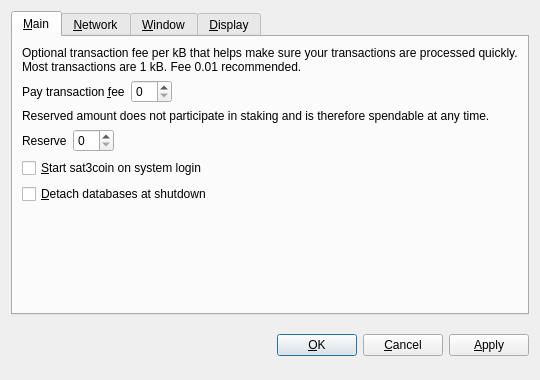
<?xml version="1.0" encoding="UTF-8"?>
<ui version="4.0">
 <class>OptionsDialog</class>
 <widget class="QDialog" name="OptionsDialog">
  <property name="geometry">
   <rect>
    <x>0</x>
    <y>0</y>
    <width>540</width>
    <height>380</height>
   </rect>
  </property>
  <property name="windowTitle">
   <string>Options</string>
  </property>
  <property name="modal">
   <bool>true</bool>
  </property>
  <layout class="QVBoxLayout" name="verticalLayout">
   <item>
    <widget class="QTabWidget" name="tabWidget">
     <property name="tabPosition">
      <enum>QTabWidget::North</enum>
     </property>
     <property name="currentIndex">
      <number>0</number>
     </property>
     <widget class="QWidget" name="tabMain">
      <attribute name="title">
       <string>&amp;Main</string>
      </attribute>
      <layout class="QVBoxLayout" name="verticalLayout_Main">
       <item>
        <widget class="QLabel" name="transactionFeeInfoLabel">
         <property name="text">
          <string>Optional transaction fee per kB that helps make sure your transactions are processed quickly. Most transactions are 1 kB. Fee 0.01 recommended.</string>
         </property>
         <property name="textFormat">
          <enum>Qt::PlainText</enum>
         </property>
         <property name="wordWrap">
          <bool>true</bool>
         </property>
        </widget>
       </item>
       <item>
        <layout class="QHBoxLayout" name="horizontalLayoutFee">
         <item>
          <widget class="QLabel" name="transactionFeeLabel">
           <property name="text">
            <string>Pay transaction &amp;fee</string>
           </property>
           <property name="textFormat">
            <enum>Qt::PlainText</enum>
           </property>
           <property name="buddy">
            <cstring>transactionFee</cstring>
           </property>
          </widget>
         </item>
         <item>
          <widget class="BitcoinAmountField" name="transactionFee"/>
         </item>
         <item>
          <spacer name="horizontalSpacerFee">
           <property name="orientation">
            <enum>Qt::Horizontal</enum>
           </property>
           <property name="sizeHint" stdset="0">
            <size>
             <width>40</width>
             <height>20</height>
            </size>
           </property>
          </spacer>
         </item>
        </layout>
       </item>
       <item>
        <widget class="QLabel" name="reserveBalanceInfoLabel">
         <property name="text">
          <string>Reserved amount does not participate in staking and is therefore spendable at any time.</string>
         </property>
         <property name="textFormat">
          <enum>Qt::PlainText</enum>
         </property>
         <property name="wordWrap">
          <bool>true</bool>
         </property>
        </widget>
       </item>
       <item>
        <layout class="QHBoxLayout" name="horizontalLayoutReserveBalance">
         <item>
          <widget class="QLabel" name="reserveBalanceLabel">
           <property name="text">
            <string>Reserve</string>
           </property>
           <property name="textFormat">
            <enum>Qt::PlainText</enum>
           </property>
           <property name="buddy">
            <cstring>reserveBalance</cstring>
           </property>
          </widget>
         </item>
         <item>
          <widget class="BitcoinAmountField" name="reserveBalance"/>
         </item>
         <item>
          <spacer name="horizontalSpacerReserveBalance">
           <property name="orientation">
            <enum>Qt::Horizontal</enum>
           </property>
           <property name="sizeHint" stdset="0">
            <size>
             <width>40</width>
             <height>20</height>
            </size>
           </property>
          </spacer>
         </item>
        </layout>
       </item>
       <item>
        <widget class="QCheckBox" name="bitcoinAtStartup">
         <property name="toolTip">
          <string>Automatically start sat3coin after logging in to the system.</string>
         </property>
         <property name="text">
          <string>&amp;Start sat3coin on system login</string>
         </property>
        </widget>
       </item>
       <item>
        <widget class="QCheckBox" name="detachDatabases">
         <property name="toolTip">
          <string>Detach block and address databases at shutdown. This means they can be moved to another data directory, but it slows down shutdown. The wallet is always detached.</string>
         </property>
         <property name="text">
          <string>&amp;Detach databases at shutdown</string>
         </property>
        </widget>
       </item>
       <item>
        <spacer name="verticalSpacer_Main">
         <property name="orientation">
          <enum>Qt::Vertical</enum>
         </property>
         <property name="sizeHint" stdset="0">
          <size>
           <width>20</width>
           <height>40</height>
          </size>
         </property>
        </spacer>
       </item>
      </layout>
     </widget>
     <widget class="QWidget" name="tabNetwork">
      <attribute name="title">
       <string>&amp;Network</string>
      </attribute>
      <layout class="QVBoxLayout" name="verticalLayout_Network">
       <item>
        <widget class="QCheckBox" name="mapPortUpnp">
         <property name="toolTip">
          <string>Automatically open the sat3coin client port on the router. This only works when your router supports UPnP and it is enabled.</string>
         </property>
         <property name="text">
          <string>Map port using &amp;UPnP</string>
         </property>
        </widget>
       </item>
       <item>
        <widget class="QCheckBox" name="connectSocks">
         <property name="toolTip">
          <string>Connect to the sat3coin network through a SOCKS proxy (e.g. when connecting through Tor).</string>
         </property>
         <property name="text">
          <string>&amp;Connect through SOCKS proxy:</string>
         </property>
        </widget>
       </item>
       <item>
        <layout class="QHBoxLayout" name="horizontalLayout_Network">
         <item>
          <widget class="QLabel" name="proxyIpLabel">
           <property name="text">
            <string>Proxy &amp;IP:</string>
           </property>
           <property name="textFormat">
            <enum>Qt::PlainText</enum>
           </property>
           <property name="buddy">
            <cstring>proxyIp</cstring>
           </property>
          </widget>
         </item>
         <item>
          <widget class="QValidatedLineEdit" name="proxyIp">
           <property name="maximumSize">
            <size>
             <width>140</width>
             <height>16777215</height>
            </size>
           </property>
           <property name="toolTip">
            <string>IP address of the proxy (e.g. 127.0.0.1)</string>
           </property>
          </widget>
         </item>
         <item>
          <widget class="QLabel" name="proxyPortLabel">
           <property name="text">
            <string>&amp;Port:</string>
           </property>
           <property name="textFormat">
            <enum>Qt::PlainText</enum>
           </property>
           <property name="buddy">
            <cstring>proxyPort</cstring>
           </property>
          </widget>
         </item>
         <item>
          <widget class="QLineEdit" name="proxyPort">
           <property name="maximumSize">
            <size>
             <width>55</width>
             <height>16777215</height>
            </size>
           </property>
           <property name="toolTip">
            <string>Port of the proxy (e.g. 9050)</string>
           </property>
          </widget>
         </item>
         <item>
          <widget class="QLabel" name="socksVersionLabel">
           <property name="text">
            <string>SOCKS &amp;Version:</string>
           </property>
           <property name="textFormat">
            <enum>Qt::PlainText</enum>
           </property>
           <property name="buddy">
            <cstring>socksVersion</cstring>
           </property>
          </widget>
         </item>
         <item>
          <widget class="QValueComboBox" name="socksVersion">
           <property name="toolTip">
            <string>SOCKS version of the proxy (e.g. 5)</string>
           </property>
          </widget>
         </item>
         <item>
          <spacer name="horizontalSpacer_Network">
           <property name="orientation">
            <enum>Qt::Horizontal</enum>
           </property>
           <property name="sizeHint" stdset="0">
            <size>
             <width>40</width>
             <height>20</height>
            </size>
           </property>
          </spacer>
         </item>
        </layout>
       </item>
       <item>
        <spacer name="verticalSpacer_Network">
         <property name="orientation">
          <enum>Qt::Vertical</enum>
         </property>
         <property name="sizeHint" stdset="0">
          <size>
           <width>20</width>
           <height>40</height>
          </size>
         </property>
        </spacer>
       </item>
      </layout>
     </widget>
     <widget class="QWidget" name="tabWindow">
      <attribute name="title">
       <string>&amp;Window</string>
      </attribute>
      <layout class="QVBoxLayout" name="verticalLayout_Window">
       <item>
        <widget class="QCheckBox" name="minimizeToTray">
         <property name="toolTip">
          <string>Show only a tray icon after minimizing the window.</string>
         </property>
         <property name="text">
          <string>&amp;Minimize to the tray instead of the taskbar</string>
         </property>
        </widget>
       </item>
       <item>
        <widget class="QCheckBox" name="minimizeOnClose">
         <property name="toolTip">
          <string>Minimize instead of exit the application when the window is closed. When this option is enabled, the application will be closed only after selecting Quit in the menu.</string>
         </property>
         <property name="text">
          <string>M&amp;inimize on close</string>
         </property>
        </widget>
       </item>
       <item>
        <spacer name="verticalSpacer_Window">
         <property name="orientation">
          <enum>Qt::Vertical</enum>
         </property>
         <property name="sizeHint" stdset="0">
          <size>
           <width>20</width>
           <height>40</height>
          </size>
         </property>
        </spacer>
       </item>
      </layout>
     </widget>
     <widget class="QWidget" name="tabDisplay">
      <attribute name="title">
       <string>&amp;Display</string>
      </attribute>
      <layout class="QVBoxLayout" name="verticalLayout_Display">
       <item>
        <layout class="QHBoxLayout" name="horizontalLayout_1_Display">
         <item>
          <widget class="QLabel" name="langLabel">
           <property name="text">
            <string>User Interface &amp;language:</string>
           </property>
           <property name="textFormat">
            <enum>Qt::PlainText</enum>
           </property>
           <property name="buddy">
            <cstring>lang</cstring>
           </property>
          </widget>
         </item>
         <item>
          <widget class="QValueComboBox" name="lang">
           <property name="toolTip">
            <string>The user interface language can be set here. This setting will take effect after restarting sat3coin.</string>
           </property>
          </widget>
         </item>
        </layout>
       </item>
       <item>
        <layout class="QHBoxLayout" name="horizontalLayout_2_Display">
         <item>
          <widget class="QLabel" name="unitLabel">
           <property name="text">
            <string>&amp;Unit to show amounts in:</string>
           </property>
           <property name="textFormat">
            <enum>Qt::PlainText</enum>
           </property>
           <property name="buddy">
            <cstring>unit</cstring>
           </property>
          </widget>
         </item>
         <item>
          <widget class="QValueComboBox" name="unit">
           <property name="toolTip">
            <string>Choose the default subdivision unit to show in the interface and when sending coins.</string>
           </property>
          </widget>
         </item>
        </layout>
       </item>
       <item>
        <widget class="QCheckBox" name="displayAddresses">
         <property name="toolTip">
          <string>Whether to show sat3coin addresses in the transaction list or not.</string>
         </property>
         <property name="text">
          <string>&amp;Display addresses in transaction list</string>
         </property>
        </widget>
       </item>
       <item>
        <widget class="QCheckBox" name="coinControlFeatures">
         <property name="toolTip">
          <string>Whether to show coin control features or not.</string>
         </property>
         <property name="text">
          <string>Display coin &amp;control features (experts only!)</string>
         </property>
        </widget>
       </item>
       <item>
        <spacer name="verticalSpacer_Display">
         <property name="orientation">
          <enum>Qt::Vertical</enum>
         </property>
         <property name="sizeHint" stdset="0">
          <size>
           <width>20</width>
           <height>40</height>
          </size>
         </property>
        </spacer>
       </item>
      </layout>
     </widget>
    </widget>
   </item>
   <item>
    <layout class="QHBoxLayout" name="horizontalLayout_Buttons">
     <item>
      <spacer name="horizontalSpacer_1">
       <property name="orientation">
        <enum>Qt::Horizontal</enum>
       </property>
       <property name="sizeHint" stdset="0">
        <size>
         <width>40</width>
         <height>48</height>
        </size>
       </property>
      </spacer>
     </item>
     <item>
      <widget class="QLabel" name="statusLabel">
       <property name="font">
        <font>
         <weight>75</weight>
         <bold>true</bold>
        </font>
       </property>
       <property name="text">
        <string/>
       </property>
       <property name="textFormat">
        <enum>Qt::PlainText</enum>
       </property>
       <property name="wordWrap">
        <bool>true</bool>
       </property>
      </widget>
     </item>
     <item>
      <spacer name="horizontalSpacer_2">
       <property name="orientation">
        <enum>Qt::Horizontal</enum>
       </property>
       <property name="sizeHint" stdset="0">
        <size>
         <width>40</width>
         <height>48</height>
        </size>
       </property>
      </spacer>
     </item>
     <item>
      <widget class="QPushButton" name="okButton">
       <property name="text">
        <string>&amp;OK</string>
       </property>
      </widget>
     </item>
     <item>
      <widget class="QPushButton" name="cancelButton">
       <property name="text">
        <string>&amp;Cancel</string>
       </property>
       <property name="autoDefault">
        <bool>false</bool>
       </property>
      </widget>
     </item>
     <item>
      <widget class="QPushButton" name="applyButton">
       <property name="text">
        <string>&amp;Apply</string>
       </property>
       <property name="autoDefault">
        <bool>false</bool>
       </property>
      </widget>
     </item>
    </layout>
   </item>
  </layout>
 </widget>
 <customwidgets>
  <customwidget>
   <class>BitcoinAmountField</class>
   <extends>QSpinBox</extends>
   <header>bitcoinamountfield.h</header>
  </customwidget>
  <customwidget>
   <class>QValueComboBox</class>
   <extends>QComboBox</extends>
   <header>qvaluecombobox.h</header>
  </customwidget>
  <customwidget>
   <class>QValidatedLineEdit</class>
   <extends>QLineEdit</extends>
   <header>qvalidatedlineedit.h</header>
  </customwidget>
 </customwidgets>
 <resources/>
 <connections/>
</ui>
